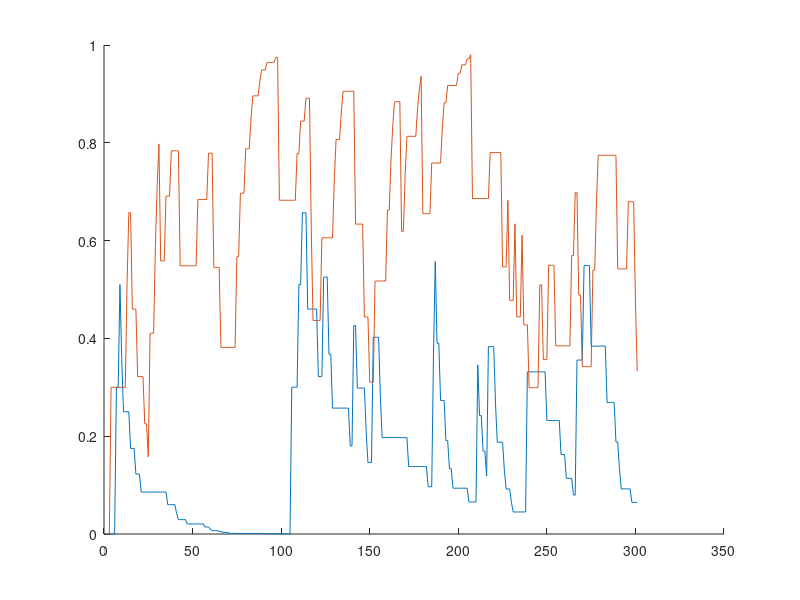

This figure's MATLAB source: (Note: this script raises an error after producing the figure.)
all_reward = [];
for repetition = 1:100
    fprintf('On repetition %i\n', repetition)

% task parameters
P_reward_short = 0.2; % reward probability for correct identification of short stimulus
P_reward_long = 0.6; % reward probability for correct identification of long stimulus
n_trials = 300;
P_stimulus = 0.5;

% initialize variables
Q_mat = NaN(2,2,n_trials); % [ states x actions x trials ]
trial_type = binornd(1, P_stimulus, 1, n_trials) + 1; % 1 for short trial, 2 for long trial
choice = NaN(1, n_trials); % 0 for short, 1 for long
reward = NaN(1, n_trials);

% initialize parameters
alpha_learn = 0.3;
beta = 1;
Q_mat(:,:,1) = zeros(2,2); % initialize first trial Q values as 0

for t = 1:n_trials
    Q_mat(:, :, t + 1) = Q_mat(:, :, t); % carry forward most Q values
    if trial_type(t) == 1 % short stimulus
        choice_probability_long = exp(beta*Q_mat(1, 2, t)) ./ ...
            (exp(beta*Q_mat(1, 1, t)) + exp(beta*Q_mat(1, 2, t)));
        choice_long = binornd(1, choice_probability_long);
        if choice_long == 0 % correct choice; short stimulus, picked short
            reward(t) = binornd(1, P_reward_short);
            RPE = reward(t) - Q_mat(1, 1, t);
            Q_mat(1, 1, t+1) = Q_mat(1, 1, t) + alpha_learn*RPE;
        elseif choice_long == 1 % incorrect choice
            reward(t) = 0;
            RPE = reward(t) - Q_mat(1, 2, t); % always 0
            Q_mat(1, 2, t+1) = Q_mat(1, 2, t) + alpha_learn*RPE; % update is always 0
        end
    elseif trial_type(t) == 2 % long stimulus
        choice_probability_long = exp(beta*Q_mat(2, 2, t)) ./ ...
            (exp(beta*Q_mat(2, 1, t)) + exp(beta*Q_mat(2, 2, t)));
        choice_long = binornd(1, choice_probability_long);
        if choice_long == 0 % incorrect choice
            reward(t) = 0;
            RPE = reward(t) - Q_mat(2, 1, t); % always 0
            Q_mat(2, 1, t+1) = Q_mat(2, 1, t) + alpha_learn*RPE; % update is always 0
        elseif choice_long == 1 % correct choice; long stimulus, picked long
            reward(t) = binornd(1, P_reward_long);
            RPE = reward(t) - Q_mat(2, 2, t);
            Q_mat(2, 2, t+1) = Q_mat(2, 2, t) + alpha_learn*RPE;
        end
    end
end
all_reward = [all_reward; reward];

end


%% plot it
figure; hold on
plot(squeeze(Q_mat(1, 1, :)))
plot(squeeze(Q_mat(2, 2, :)))



%% add perseveration component
all_reward = [];
all_policy_complexity = [];
for repetition = 1:100
    fprintf('On repetition %i\n', repetition)

% task parameters
P_reward_short = 0.2; % reward probability for correct identification of short stimulus
P_reward_long = 0.6; % reward probability for correct identification of long stimulus
n_trials = 300;
P_stimulus = 0.5;

% initialize variables
Q_mat = NaN(2,2,n_trials); % [ states x actions x trials ]
trial_type = binornd(1, P_stimulus, 1, n_trials) + 1; % 1 for short trial, 2 for long trial
choice = NaN(1, n_trials); % 0 for short, 1 for long
reward = NaN(1, n_trials);
Pa = NaN(2,n_trials); % perseveration

% initialize parameters
alpha_learn = 0.3;
alpha_persev = 0.09;
beta = 10;
Q_mat(:,:,1) = zeros(2,2); % initialize first trial Q values as 0
Pa(:,1) = ones(2,1)*0.5;

for t = 1:n_trials
    Q_mat(:, :, t + 1) = Q_mat(:, :, t); % carry forward most Q values
    if trial_type(t) == 1 % short stimulus
        choice_probability_long = exp(beta*Q_mat(1, 2, t) + log(Pa(2,t))) ./ ...
            (exp(beta*Q_mat(1, 1, t) + log(Pa(1,t))) + exp(beta*Q_mat(1, 2, t) + log(Pa(2,t))));
        choice_long = binornd(1, choice_probability_long);
        if choice_long == 0 % correct choice; short stimulus, picked short
            reward(t) = binornd(1, P_reward_short);
            RPE = reward(t) - Q_mat(1, 1, t);
            Q_mat(1, 1, t+1) = Q_mat(1, 1, t) + alpha_learn*RPE;
        elseif choice_long == 1 % incorrect choice
            reward(t) = 0;
            RPE = reward(t) - Q_mat(1, 2, t); % always 0
            Q_mat(1, 2, t+1) = Q_mat(1, 2, t) + alpha_learn*RPE; % update is always 0
        end
    elseif trial_type(t) == 2 % long stimulus
        choice_probability_long = exp(beta*Q_mat(2, 2, t) + log(Pa(2,t))) ./ ...
            (exp(beta*Q_mat(2, 1, t) + log(Pa(1,t))) + exp(beta*Q_mat(2, 2, t) + log(Pa(2,t))));
        choice_long = binornd(1, choice_probability_long);
        if choice_long == 0 % incorrect choice
            reward(t) = 0;
            RPE = reward(t) - Q_mat(2, 1, t); % always 0
            Q_mat(2, 1, t+1) = Q_mat(2, 1, t) + alpha_learn*RPE; % update is always 0
        elseif choice_long == 1 % correct choice; long stimulus, picked long
            reward(t) = binornd(1, P_reward_long);
            RPE = reward(t) - Q_mat(2, 2, t);
            Q_mat(2, 2, t+1) = Q_mat(2, 2, t) + alpha_learn*RPE;
        end
    end
    
    % update choice probabilities
    Pa(2,t+1) = Pa(2,t) + alpha_persev*(choice_probability_long - Pa(2,t));
    Pa(1,t+1) = 1 - Pa(2,t+1);

    % update choice vector
    choice(t) = choice_long;
end
all_reward = [all_reward; reward];
all_policy_complexity = [all_policy_complexity; MutualInformation(trial_type', choice')];

end
